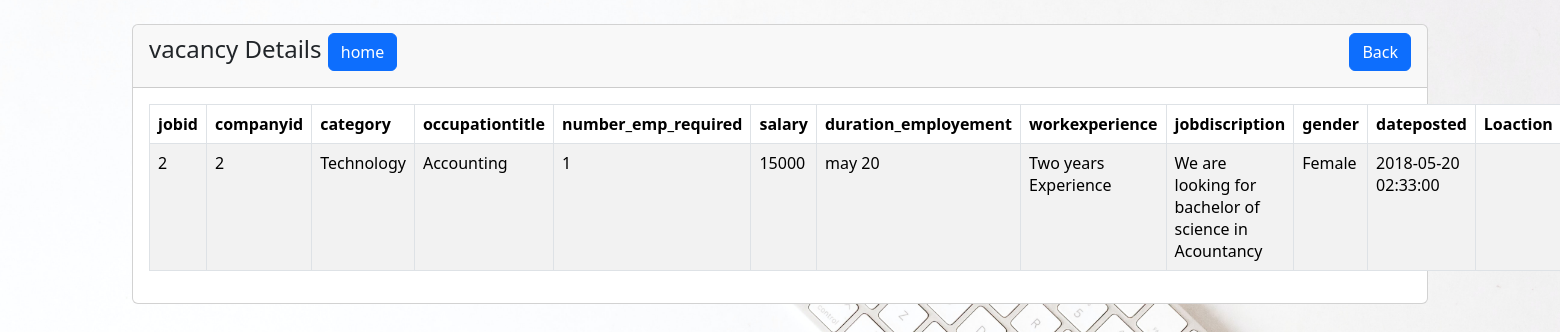
Before: /apply.php?id=2 with the older database file.
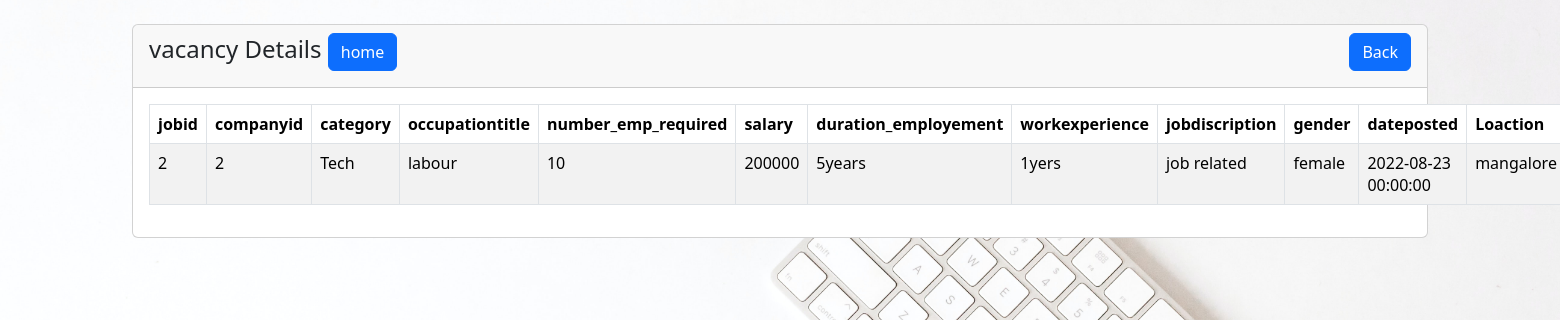
After: the same page with the newer database file.
### tables this page shows
CREATE TABLE `tbljob` (
  `jobid` int(11) NOT NULL,
  `companyid` int(11) NOT NULL,
  `category` varchar(90) NOT NULL,
  `occupationtitle` varchar(90) NOT NULL,
  `number_emp_required` int(11) NOT NULL,
  `salary` double NOT NULL,
  `duration_employement` varchar(90) NOT NULL,
  `workexperience` text NOT NULL,
  `jobdiscription` text NOT NULL,
  `gender` varchar(30) NOT NULL,
  `jobposted` varchar(90) NOT NULL,
  `dateposted` datetime NOT NULL,
  `location` varchar(50) NOT NULL
);

### apply.php (the view, shortened to what this page needs)
<?php
    require 'index.php';
?>
<!doctype html>
<html lang="en">
  <head>
    <link href="css/bootstrap.min.css" rel="stylesheet">
</head>
<body>
    <div class="container mt-4">
        <div class="row">
            <div class="col-md-12">
                <div class="card">
                    <div class="card-header">
                        <h4>vacancy Details
						<a href="home1.html" class="btn btn-primary side-end-end">home</a>
                            <a href="emphiringnow.php" class="btn btn-primary float-end">Back</a>
                        </h4>
                    </div>
                    <div class="card-body">
                        <table class="table table-bordered table-striped">
                            <thead>
                                <tr>
									<th>jobid</th>
									<th>companyid</th>
									<th>category</th>
									<th>occupationtitle</th>
									<th>number_emp_required</th>
									<th>salary</th>
									<th>duration_employement</th>
									<th>workexperience</th>
									<th>jobdiscription</th>
									<th>gender</th>
									<th>dateposted</th>
                                    <th>Loaction</th>
                                </tr>
                            </thead>
                            <tbody>
                                <?php
                                 if(isset($_GET['id']))
                                 {
                                    $job_id = $_GET['id'];
                                    $query = "SELECT * FROM tbljob where jobid='$job_id' ";
                                    $query_run = mysqli_query($conn, $query);
                                    if(mysqli_num_rows($query_run) > 0)
                                    {
                                        foreach($query_run as $vacancy)
                                        {
                                            ?>
                                            <tr>
                                                <td><?= $vacancy['jobid']; ?></td>
												<td><?= $vacancy['companyid']; ?></td>
												<td><?= $vacancy['category']; ?></td>
												<td><?= $vacancy['occupationtitle']; ?></td>
												<td><?= $vacancy['number_emp_required']; ?></td>
												<td><?= $vacancy['salary']; ?></td>
												<td><?= $vacancy['duration_employement']; ?></td>
												<td><?= $vacancy['workexperience']; ?></td>
												<td><?= $vacancy['jobdiscription']; ?></td>
												<td><?= $vacancy['gender']; ?></td>
												<td><?= $vacancy['dateposted']; ?></td>
                                                <td><?= $vacancy['location']; ?></td>
                                            </tr>
                                            <?php
                                        }
                                    }
                                    else
                                    {
                                        echo "<h5> No Record Found </h5>";
                                    }
                                }
                                ?>
                            </tbody>
                        </table>
                    </div>
                </div>
            </div>
        </div>
    </div>
</body>
</html>

Changed rows visible on the page:
changed tbljob id 2: category "Technology" → "Tech"; occupationtitle "Accounting" → "labour"; number_emp_required "1" → "10"; salary "15000" → "200000"; duration_employement "may 20" → "5years"; workexperience "Two years Experience" → "1yers"; jobdiscription "We are looking for bachelor of science in Acountancy" → "job related"; gender "Female" → "female"; dateposted "2018-05-20 02:33:00" → "2022-08-23 00:00:00"; location (not shown) → "mangalore"
